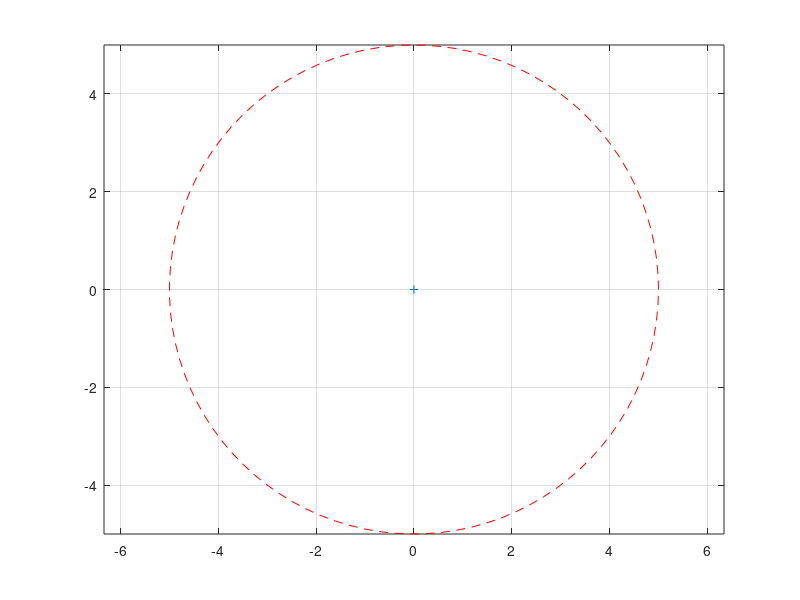

Reproduce this figure in MATLAB.
clc
close all
clear all

theta=linspace(0,2*pi,100)
r=input('Enter Radius of Circle')
x=r*cos(theta)
y=r*sin(theta)
r=sqrt(x.^2+y.^2)
figure(1)
xlabel('x axis')
ylabel('y axis')
title('circle')
plot(x,y,'--r', 0,0,'+')
axis('equal');
grid on